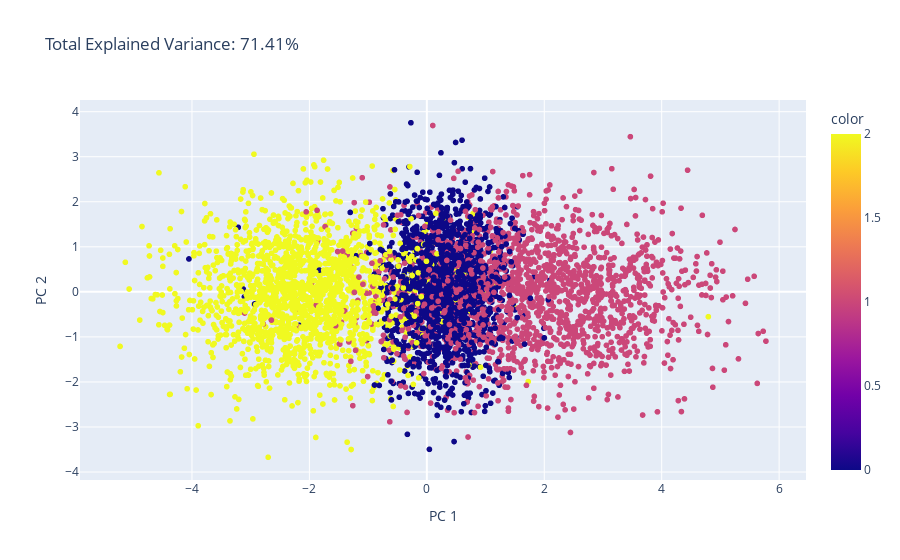

The notebook cell this image was saved under:
### Markdown cell above
# PCA Principal Component Analysis

### Code cell
pca = PCA(n_components=2)
components = pca.fit_transform(X)
total_var = pca.explained_variance_ratio_.sum() * 100

# inercia, es que sea mayor a 0.80

fig = px.scatter(
    components,
    x=0, y=1,
    color=y, 
    title=f'Total Explained Variance: {total_var:.2f}%',
    labels={'0': 'PC 1', '1': 'PC 2'}
    )
fig.write_html(current_path.joinpath('Biplot_scatter_with_explained_variance.html'))
fig.show()

### Figure 1 — Plotly figure (JSON) as saved in the notebook; plotly's stock layout.template omitted (floating-point values rounded to 4 significant figures; data arrays with more than 128 entries replaced by an {"elided": "..."} marker saying what was removed)
{"data": [{"hovertemplate": "PC 1=%{x}<br>PC 2=%{y}<br>color=%{marker.color}<extra></extra>", "legendgroup": "", "marker": {"color": {"elided": "5000 int values"}, "coloraxis": "coloraxis", "symbol": "circle"}, "mode": "markers", "name": "", "showlegend": false, "type": "scattergl", "x": {"elided": "5000 float values"}, "xaxis": "x", "y": {"elided": "5000 float values"}, "yaxis": "y"}], "layout": {"coloraxis": {"colorbar": {"title": {"text": "color"}}, "colorscale": [[0, "#0d0887"], [0.1111, "#46039f"], [0.2222, "#7201a8"], [0.3333, "#9c179e"], [0.4444, "#bd3786"], [0.5556, "#d8576b"], [0.6667, "#ed7953"], [0.7778, "#fb9f3a"], [0.8889, "#fdca26"], [1, "#f0f921"]]}, "legend": {"tracegroupgap": 0}, "title": {"text": "Total Explained Variance: 71.41%"}, "xaxis": {"anchor": "y", "domain": [0, 1], "title": {"text": "PC 1"}}, "yaxis": {"anchor": "x", "domain": [0, 1], "title": {"text": "PC 2"}}}}
